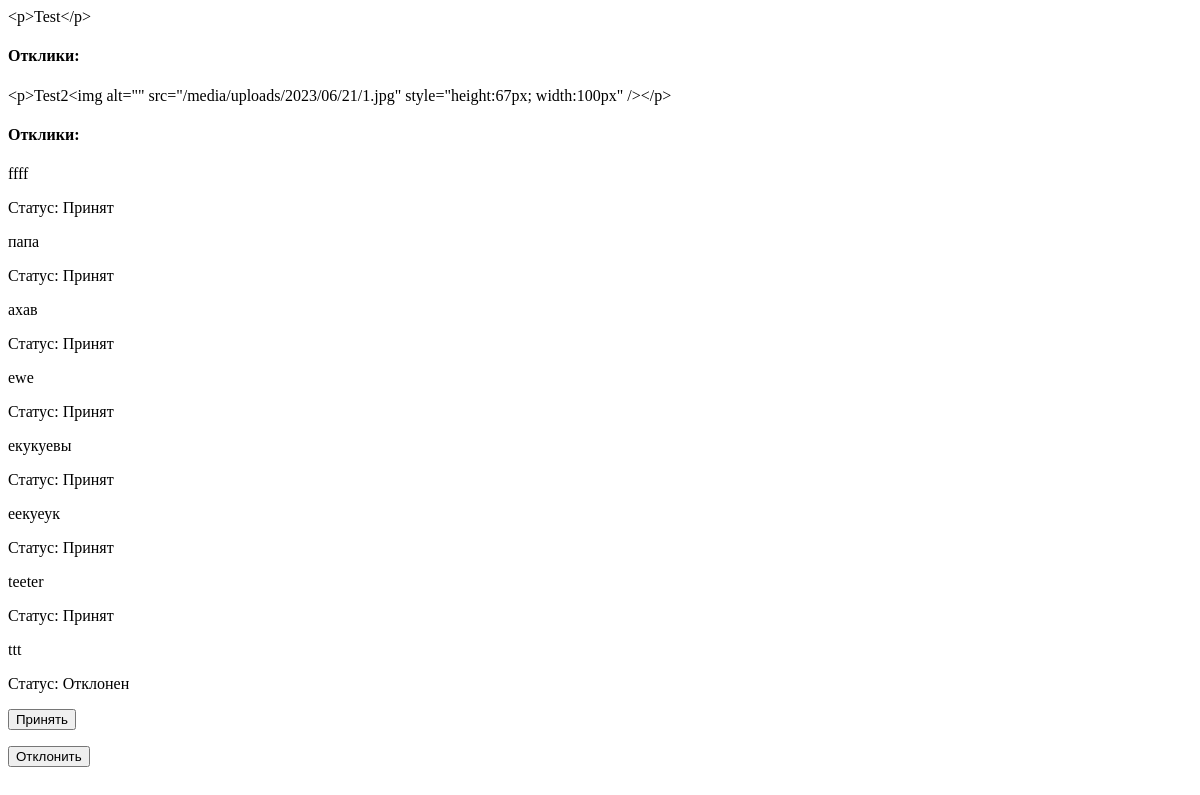
Page /news/author/posts/ (signed in) on the earlier database version.
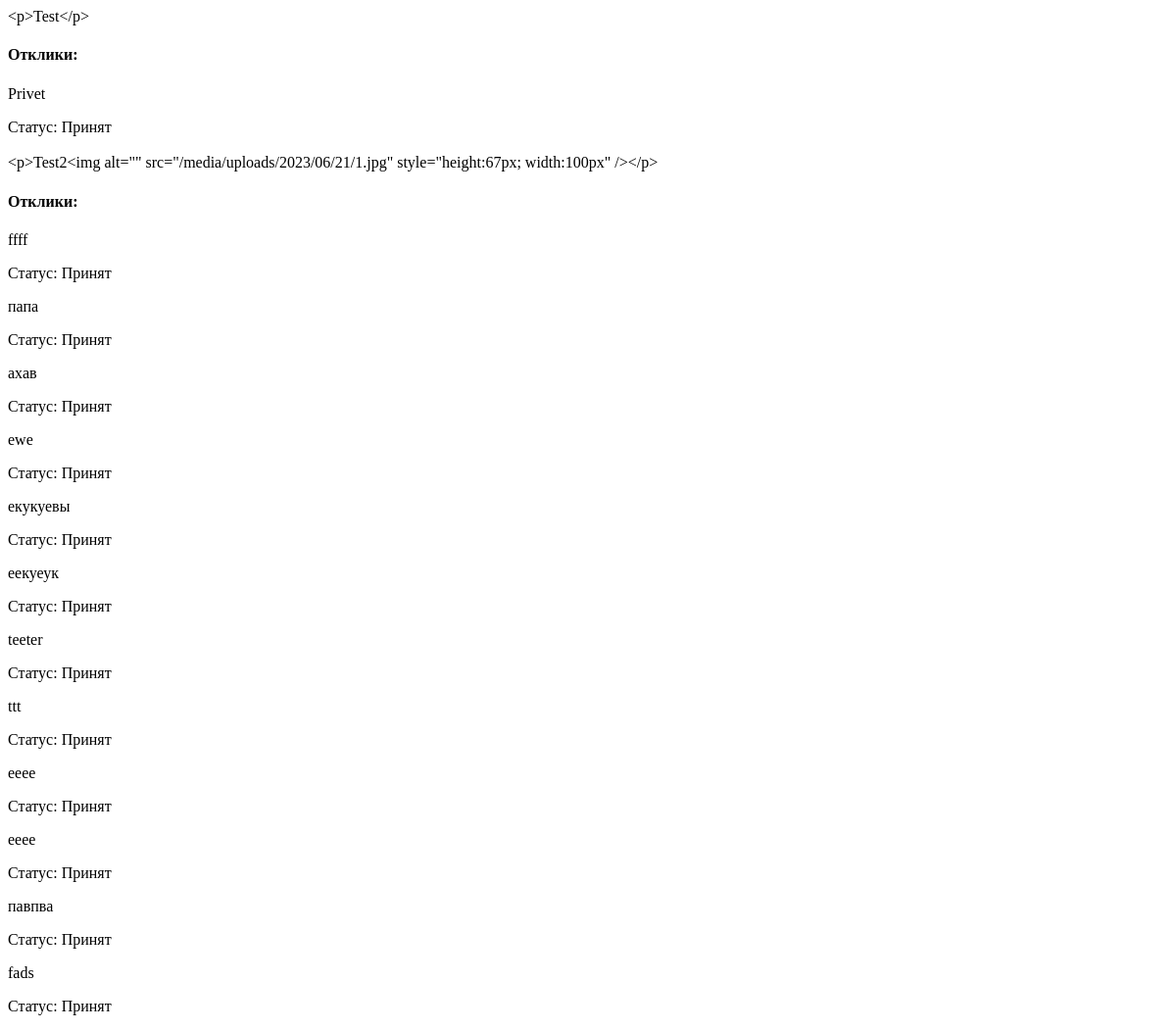
Same page on the later database version.
### news/models.py (models this page shows, shortened)
class Post(models.Model):
    TYPE = (
        ('tank', 'Танки'),
        ('heal', 'Хилы'),
        ('dd', 'ДД'),
        ('buyers', 'Торогвцы'),
        ('gildemaster','Гилдмастеры'),
        ('quest', 'Квестгиверы'),
        ('smith', 'Кузнецы'),
        ('tanner', 'Кожевники'),
        ('potion', 'Зельевары'),
        ('spellmaster', 'Мастера заклинаний'),
    )
    author = models.ForeignKey(User, on_delete=models.CASCADE)
    tittle = models.CharField(max_length=64)
    text = RichTextUploadingField(blank=True, null=True)
    dateCreation = models.DateTimeField(auto_now_add=True)
    category = models.CharField(max_length=12, choices=TYPE, default='tank')

class Response(models.Model):
    post = models.ForeignKey(Post, related_name='responses', on_delete=models.CASCADE)
    author = models.ForeignKey(User, on_delete=models.CASCADE)
    text = models.TextField()
    dateCreation = models.DateTimeField(auto_now_add=True)
    accepted = models.BooleanField(default=False)

### news/views.py (the view, shortened to what this page needs)
# urls.py: path('author/posts/', author_posts, name='author_posts'),  # Проверка, что статьи получены
@login_required
def author_posts(request):
    user = request.user
    posts = Post.objects.filter(author=user)
    return render(request, 'author_posts.html', {'posts': posts})

### templates/author_posts.html (shortened to what this page needs)
{% for post in posts %}
  <div>
    <p>{{ post.text }}</p>
    <h4>Отклики:</h4>
    {% for response in post.responses.all %}
      <div>
        <p>{{ response.text }}</p>
        {% if response.accepted %}
          <p>Статус: Принят</p>
        {% else %}
          <p>Статус: Отклонен</p>
        {% endif %}
      </div>
      {% if not response.accepted %}
        <form method="post" action="{% url 'author_posts' %}">
          <button type="submit">Принять</button>
        </form>
        <form method="post" action="{% url 'author_posts' %}">
          <button type="submit">Отклонить</button>
        </form>
      {% endif %}
    {% endfor %}
  </div>
{% endfor %}

Differences in the rows shown:
added Response: text "Privet", accepted "Статус: Принят", shown under Post "<p>Test</p>"
changed Response "ttt": accepted "Статус: Отклонен Принять Отклонить" → "Статус: Принят"
added Response: text "ееее", accepted "Статус: Принят", shown under Post (number 2 of 2 on the later page)
added Response: text "ееее", accepted "Статус: Принят", shown under Post (number 2 of 2 on the later page)
added Response: text "павпва", accepted "Статус: Принят", shown under Post (number 2 of 2 on the later page)
added Response: text "fads", accepted "Статус: Принят", shown under Post (number 2 of 2 on the later page)
